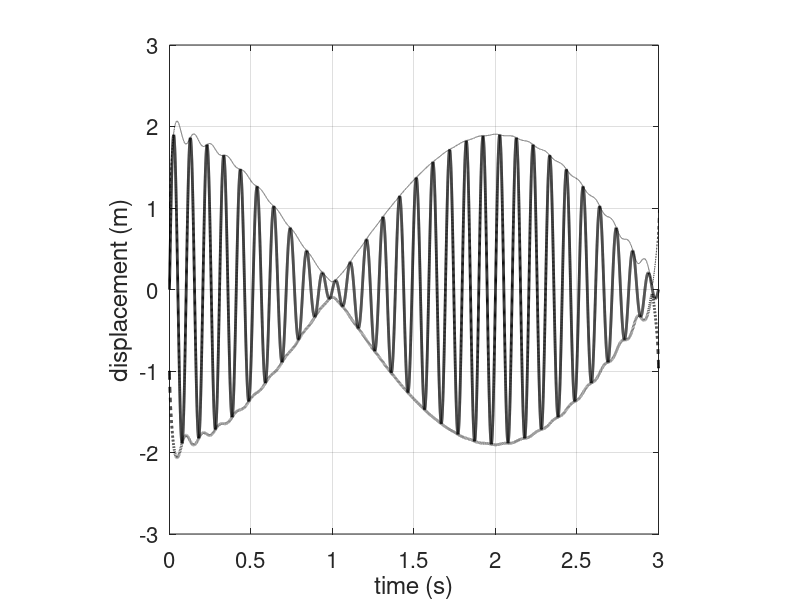

MATLAB code for this plot:

clear all
%% time and frequency data
dt=0.0001;                  % time resolution            
T = 3;                      % time duration
t = 0:dt:T;                 % time vector
f=10;                       % frequency
w=2*pi*f;

%% signals and the envelope
x=1*sin(w*t);               % signal x
y=0.9*sin(0.95*w*t);        % signal y
z=x+y;                      % sum of signals x and y
zh=hilbert(z);              % Hilbert transform of z

%% plot the results
plot(t,z,'k','linewidth',2)         % plot z and its envelope
hold on
plot(t,abs(zh),'--k',t,-abs(zh),'--k','linewidth',2) 
axis([0 3,-3,3])
axis square; grid
set(gca,'fontsize',16)
xlabel('time (s)');
ylabel('displacement (m)');


